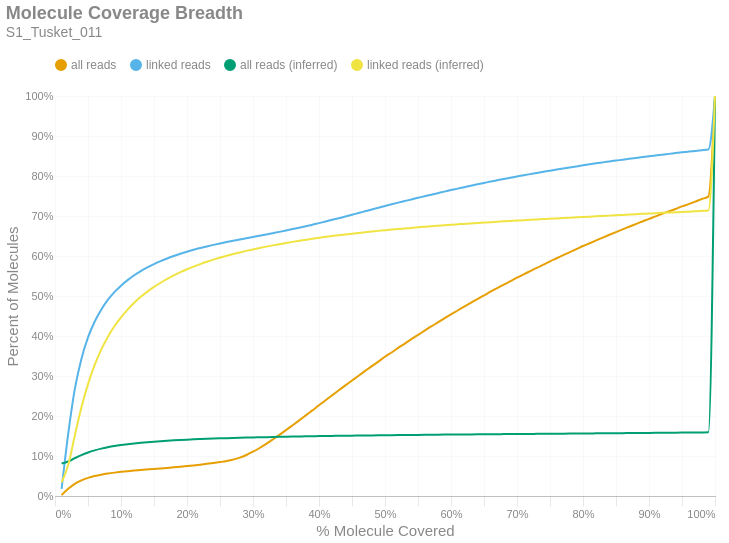

The notebook cell saved with this chart:
### Markdown cell above
### Molecule Read Coverage
This chart shows molecule coverage breadth as computed by the number of bases aligned to that molecule. In other words, "*how much of each unique long molecule is actually sequenced/aligned?*" Keep in mind there is a distinction between sequences and alignments, since some sequences belonging to a particular molecule may not align well and wouldn't appear in the alignment data. This chart also shows molecule coverage breadth as computed by the *inferred fragment* from which the aligned sequences originate. Unlike read coverage, this calculation takes into account the total insert size, including unsequenced gaps between the forward and reverse reads. Like the previous figures, these are cumulative percents.

### Code cell
if SKIPLR:
    print_html(f"Skipped")
else:
    binned_df = consolidated_hist(valids['coverage_bp'], mask, 0.01, True)
    binned_df_inf = consolidated_hist(valids['coverage_inserts'], mask, 0.01, True)
    binned_df = binned_df.with_columns(pl.lit(binned_df_inf['all reads (cumsum)']).alias('all reads (inferred)'))
    binned_df = binned_df.with_columns(pl.lit(binned_df_inf['linked reads (cumsum)']).alias('linked reads (inferred)'))
    binned_df = binned_df.with_columns(
        (pl.col('bin').cast(pl.Float64) + 0.01).alias('right_edge')
    )

    with SafeRender(binned_df):
        (
            density_plot(binned_df, 'Molecule Coverage Breadth', samplename, 'molcov', ['all reads (inferred)','linked reads (inferred)'])
            .encode(
                #x=alt.X('bin:Q', title="% Molecule Covered").axis(format = '%').scale(padding=0),
                x=alt.X('right_edge:Q', title="% Molecule Covered").axis(format='%').scale(padding=0),
                y=alt.Y('value:Q', title='Percent of Molecules')
                    .axis(format='%')
                    .stack(False)
                    .scale(domainMin=0, padding=0),
                color=alt.Color("key:N").scale(domain = ["all reads", "linked reads", "all reads (inferred)", "linked reads (inferred)"]),
                tooltip = [
                    alt.Tooltip("key:N", title = "Data Type"),
                    alt.Tooltip("range_label:N", title="% Molecule Covered"),
                    alt.Tooltip("value:Q", format = ".2%", title="% Molecules")
                ]
            )
        ).display()

### Figure 1 — Vega-Lite specification as saved in the notebook (floating-point values rounded to 4 significant figures)
{"width": "container", "height": 400, "config": {"title": {"anchor": "start", "dy": -15, "fontSize": 18, "color": "#888888", "subtitleColor": "#888888", "subtitleFontSize": 14}, "arc": {"fill": "#0072B2"}, "axis": {"domainColor": "#888888", "domainWidth": 0.5, "gridWidth": 0.2, "grid": false, "titleFontWeight": 400, "titleFontSize": 15, "labelFontSize": 11, "labelColor": "#888888", "tickColor": "#888888", "tickWidth": 0.2, "titleColor": "#888888"}, "axisBand": {"grid": false}, "axisX": {"grid": true, "tickSize": 10, "domainCap": "round"}, "axisY": {"domain": false, "grid": true, "tickSize": 0, "domainCap": "round"}, "background": "transparent", "header": {"labelFontSize": 15, "labelColor": "#888888", "titleFontSize": 15, "titleFontWeight": 600, "titleColor": "#888888"}, "legend": {"labelFont": "sans-serif", "labelFontSize": 12, "labelColor": "#888888", "symbolSize": 100, "symbolType": "circle", "titleFontSize": 12, "titlePadding": 10, "titleColor": "#888888", "title": null, "orient": "top"}, "range": {"category": ["#E69F00", "#56B4E9", "#009E73", "#F0E442", "#0072B2", "#D55E00", "#CC79A7", "#000000"], "diverging": ["#cfe8f3", "#a2d4ec", "#73bfe2", "#46abdb", "#1696d2", "#12719e"]}, "area": {"fill": "#0072B2", "fillOpacity": 0.7, "line": true, "strokeOpacity": 0.7}, "line": {"color": "#0072B2", "stroke": "#0072B2", "strokeWidth": 2}, "trail": {"color": "#0072B2", "stroke": "#0072B2", "strokeWidth": 0, "size": 1}, "point": {"filled": true, "fillOpacity": 1.0, "size": 95}, "text": {"color": "#888888", "fontSize": 11, "align": "right", "fontWeight": 400, "size": 11}, "bar": {"fill": "#0072B2", "stroke": null}, "view": {"stroke": null, "continuousWidth": 660, "continuousHeight": 400}}, "data": {"name": "data-b670cd30874fb66cef974cc2c8df215e"}, "mark": {"type": "line", "interpolate": "monotone", "point": {"opacity": 0, "size": 275}}, "encoding": {"color": {"field": "key", "scale": {"domain": ["all reads", "linked reads", "all reads (inferred)", "linked reads (inferred)"]}, "type": "nominal"}, "tooltip": [{"field": "key", "title": "Data Type", "type": "nominal"}, {"field": "range_label", "title": "% Molecule Covered", "type": "nominal"}, {"field": "value", "format": ".2%", "title": "% Molecules", "type": "quantitative"}], "x": {"axis": {"format": "%"}, "field": "right_edge", "scale": {"padding": 0}, "title": "% Molecule Covered", "type": "quantitative"}, "y": {"axis": {"format": "%"}, "field": "value", "scale": {"domainMin": 0, "padding": 0}, "stack": false, "title": "Percent of Molecules", "type": "quantitative"}}, "params": [{"name": "param_c36ac31b6afebe62", "select": {"type": "point", "fields": ["key"]}, "bind": "legend"}], "title": {"text": "Molecule Coverage Breadth", "subtitle": "S1_Tusket_011"}, "transform": [{"fold": ["all reads (cumsum)", "linked reads (cumsum)", "all reads (inferred)", "linked reads (inferred)"]}, {"calculate": "replace(datum.key, ' (cumsum)', '')", "as": "key"}, {"filter": {"param": "param_c36ac31b6afebe62"}}], "usermeta": {"embedOptions": {"downloadFileName": "S1_Tusket_011.molcov"}}, "$schema": "https://vega.github.io/schema/vega-lite/v6.1.0.json", "datasets": {"data-b670cd30874fb66cef974cc2c8df215e": [{"bin": "0.0", "interval": "0.0-0.01", "all reads": 0.002284, "linked reads": 0.01779, "all reads (cumsum)": 0.002284, "linked reads (cumsum)": 0.01779, "range_label": "0.0-0.01", "all reads (inferred)": 0.08109, "linked reads (inferred)": 0.03393, "right_edge": 0.01}, {"bin": "0.01", "interval": "0.01-0.02", "all reads": 0.0156, "linked reads": 0.1374, "all reads (cumsum)": 0.01789, "linked reads (cumsum)": 0.1552, "range_label": "0.01-0.02", "all reads (inferred)": 0.08618, "linked reads (inferred)": 0.07741, "right_edge": 0.02}, {"bin": "0.02", "interval": "0.02-0.03", "all reads": 0.01263, "linked reads": 0.112, "all reads (cumsum)": 0.03052, "linked reads (cumsum)": 0.2673, "range_label": "0.02-0.03", "all reads (inferred)": 0.09449, "linked reads (inferred)": 0.1512, "right_edge": 0.03}, {"bin": "0.03", "interval": "0.03-0.04", "all reads": 0.008597, "linked reads": 0.07547, "all reads (cumsum)": 0.03912, "linked reads (cumsum)": 0.3427, "range_label": "0.03-0.04", "all reads (inferred)": 0.1023, "linked reads (inferred)": 0.2214, "right_edge": 0.04}, {"bin": "0.04", "interval": "0.04-0.05", "all reads": 0.006135, "linked reads": 0.05374, "all reads (cumsum)": 0.04525, "linked reads (cumsum)": 0.3965, "range_label": "0.04-0.05", "all reads (inferred)": 0.1088, "linked reads (inferred)": 0.2797, "right_edge": 0.05}, {"bin": "0.05", "interval": "0.05-0.06", "all reads": 0.004525, "linked reads": 0.03914, "all reads (cumsum)": 0.04978, "linked reads (cumsum)": 0.4356, "range_label": "0.05-0.06", "all reads (inferred)": 0.1141, "linked reads (inferred)": 0.3271, "right_edge": 0.06}, {"bin": "0.06", "interval": "0.06-0.07", "all reads": 0.003516, "linked reads": 0.03024, "all reads (cumsum)": 0.05329, "linked reads (cumsum)": 0.4658, "range_label": "0.06-0.07", "all reads (inferred)": 0.1184, "linked reads (inferred)": 0.3659, "right_edge": 0.07}, {"bin": "0.07", "interval": "0.07-0.08", "all reads": 0.002832, "linked reads": 0.02426, "all reads (cumsum)": 0.05613, "linked reads (cumsum)": 0.4901, "range_label": "0.07-0.08", "all reads (inferred)": 0.122, "linked reads (inferred)": 0.3977, "right_edge": 0.08}, {"bin": "0.08", "interval": "0.08-0.09", "all reads": 0.002316, "linked reads": 0.01945, "all reads (cumsum)": 0.05844, "linked reads (cumsum)": 0.5096, "range_label": "0.08-0.09", "all reads (inferred)": 0.1249, "linked reads (inferred)": 0.4242, "right_edge": 0.09}, {"bin": "0.09", "interval": "0.09-0.1", "all reads": 0.00201, "linked reads": 0.01635, "all reads (cumsum)": 0.06045, "linked reads (cumsum)": 0.5259, "range_label": "0.09-0.1", "all reads (inferred)": 0.1274, "linked reads (inferred)": 0.4465, "right_edge": 0.1}, {"bin": "0.1", "interval": "0.1-0.11", "all reads": 0.001718, "linked reads": 0.01369, "all reads (cumsum)": 0.06217, "linked reads (cumsum)": 0.5396, "range_label": "0.1-0.11", "all reads (inferred)": 0.1296, "linked reads (inferred)": 0.4661, "right_edge": 0.11}, {"bin": "0.11", "interval": "0.11-0.12", "all reads": 0.001578, "linked reads": 0.01222, "all reads (cumsum)": 0.06375, "linked reads (cumsum)": 0.5518, "range_label": "0.11-0.12", "all reads (inferred)": 0.1315, "linked reads (inferred)": 0.4831, "right_edge": 0.12}, {"bin": "0.12", "interval": "0.12-0.13", "all reads": 0.001394, "linked reads": 0.01044, "all reads (cumsum)": 0.06514, "linked reads (cumsum)": 0.5623, "range_label": "0.12-0.13", "all reads (inferred)": 0.1331, "linked reads (inferred)": 0.4979, "right_edge": 0.13}, {"bin": "0.13", "interval": "0.13-0.14", "all reads": 0.001269, "linked reads": 0.009062, "all reads (cumsum)": 0.06641, "linked reads (cumsum)": 0.5713, "range_label": "0.13-0.14", "all reads (inferred)": 0.1346, "linked reads (inferred)": 0.511, "right_edge": 0.14}, {"bin": "0.14", "interval": "0.14-0.15", "all reads": 0.001264, "linked reads": 0.008325, "all reads (cumsum)": 0.06767, "linked reads (cumsum)": 0.5796, "range_label": "0.14-0.15", "all reads (inferred)": 0.1359, "linked reads (inferred)": 0.5226, "right_edge": 0.15}, {"bin": "0.15", "interval": "0.15-0.16", "all reads": 0.001252, "linked reads": 0.007405, "all reads (cumsum)": 0.06893, "linked reads (cumsum)": 0.5871, "range_label": "0.15-0.16", "all reads (inferred)": 0.1371, "linked reads (inferred)": 0.5332, "right_edge": 0.16}, {"bin": "0.16", "interval": "0.16-0.17", "all reads": 0.001312, "linked reads": 0.006764, "all reads (cumsum)": 0.07024, "linked reads (cumsum)": 0.5938, "range_label": "0.16-0.17", "all reads (inferred)": 0.1381, "linked reads (inferred)": 0.5428, "right_edge": 0.17}, {"bin": "0.17", "interval": "0.17-0.18", "all reads": 0.001404, "linked reads": 0.0061, "all reads (cumsum)": 0.07164, "linked reads (cumsum)": 0.5999, "range_label": "0.17-0.18", "all reads (inferred)": 0.1391, "linked reads (inferred)": 0.5516, "right_edge": 0.18}, {"bin": "0.18", "interval": "0.18-0.19", "all reads": 0.001543, "linked reads": 0.005707, "all reads (cumsum)": 0.07319, "linked reads (cumsum)": 0.6056, "range_label": "0.18-0.19", "all reads (inferred)": 0.14, "linked reads (inferred)": 0.5595, "right_edge": 0.19}, {"bin": "0.19", "interval": "0.19-0.2", "all reads": 0.001633, "linked reads": 0.005113, "all reads (cumsum)": 0.07482, "linked reads (cumsum)": 0.6107, "range_label": "0.19-0.2", "all reads (inferred)": 0.1408, "linked reads (inferred)": 0.5669, "right_edge": 0.2}, {"bin": "0.2", "interval": "0.2-0.21", "all reads": 0.001726, "linked reads": 0.004708, "all reads (cumsum)": 0.07655, "linked reads (cumsum)": 0.6154, "range_label": "0.2-0.21", "all reads (inferred)": 0.1416, "linked reads (inferred)": 0.5736, "right_edge": 0.21}, {"bin": "0.21", "interval": "0.21-0.22", "all reads": 0.001857, "linked reads": 0.004413, "all reads (cumsum)": 0.0784, "linked reads (cumsum)": 0.6199, "range_label": "0.21-0.22", "all reads (inferred)": 0.1423, "linked reads (inferred)": 0.5797, "right_edge": 0.22}, {"bin": "0.22", "interval": "0.22-0.23", "all reads": 0.001965, "linked reads": 0.004036, "all reads (cumsum)": 0.08037, "linked reads (cumsum)": 0.6239, "range_label": "0.22-0.23", "all reads (inferred)": 0.1429, "linked reads (inferred)": 0.5856, "right_edge": 0.23}, {"bin": "0.23", "interval": "0.23-0.24", "all reads": 0.002137, "linked reads": 0.003912, "all reads (cumsum)": 0.0825, "linked reads (cumsum)": 0.6278, "range_label": "0.23-0.24", "all reads (inferred)": 0.1435, "linked reads (inferred)": 0.591, "right_edge": 0.24}, {"bin": "0.24", "interval": "0.24-0.25", "all reads": 0.002367, "linked reads": 0.00367, "all reads (cumsum)": 0.08487, "linked reads (cumsum)": 0.6315, "range_label": "0.24-0.25", "all reads (inferred)": 0.1441, "linked reads (inferred)": 0.596, "right_edge": 0.25}, {"bin": "0.25", "interval": "0.25-0.26", "all reads": 0.002617, "linked reads": 0.003428, "all reads (cumsum)": 0.08749, "linked reads (cumsum)": 0.6349, "range_label": "0.25-0.26", "all reads (inferred)": 0.1446, "linked reads (inferred)": 0.6006, "right_edge": 0.26}, {"bin": "0.26", "interval": "0.26-0.27", "all reads": 0.003426, "linked reads": 0.003297, "all reads (cumsum)": 0.09091, "linked reads (cumsum)": 0.6382, "range_label": "0.26-0.27", "all reads (inferred)": 0.1451, "linked reads (inferred)": 0.6049, "right_edge": 0.27}, {"bin": "0.27", "interval": "0.27-0.28", "all reads": 0.004962, "linked reads": 0.003221, "all reads (cumsum)": 0.09588, "linked reads (cumsum)": 0.6414, "range_label": "0.27-0.28", "all reads (inferred)": 0.1456, "linked reads (inferred)": 0.609, "right_edge": 0.28}, {"bin": "0.28", "interval": "0.28-0.29", "all reads": 0.006665, "linked reads": 0.003114, "all reads (cumsum)": 0.1025, "linked reads (cumsum)": 0.6445, "range_label": "0.28-0.29", "all reads (inferred)": 0.146, "linked reads (inferred)": 0.6129, "right_edge": 0.29}, {"bin": "0.29", "interval": "0.29-0.3", "all reads": 0.008194, "linked reads": 0.003128, "all reads (cumsum)": 0.1107, "linked reads (cumsum)": 0.6477, "range_label": "0.29-0.3", "all reads (inferred)": 0.1464, "linked reads (inferred)": 0.6165, "right_edge": 0.3}, {"bin": "0.3", "interval": "0.3-0.31", "all reads": 0.009239, "linked reads": 0.003063, "all reads (cumsum)": 0.12, "linked reads (cumsum)": 0.6507, "range_label": "0.3-0.31", "all reads (inferred)": 0.1468, "linked reads (inferred)": 0.62, "right_edge": 0.31}, {"bin": "0.31", "interval": "0.31-0.32", "all reads": 0.01023, "linked reads": 0.003112, "all reads (cumsum)": 0.1302, "linked reads (cumsum)": 0.6538, "range_label": "0.31-0.32", "all reads (inferred)": 0.1472, "linked reads (inferred)": 0.6234, "right_edge": 0.32}, {"bin": "0.32", "interval": "0.32-0.33", "all reads": 0.01112, "linked reads": 0.003277, "all reads (cumsum)": 0.1413, "linked reads (cumsum)": 0.6571, "range_label": "0.32-0.33", "all reads (inferred)": 0.1475, "linked reads (inferred)": 0.6266, "right_edge": 0.33}, {"bin": "0.33", "interval": "0.33-0.34", "all reads": 0.01143, "linked reads": 0.003197, "all reads (cumsum)": 0.1528, "linked reads (cumsum)": 0.6603, "range_label": "0.33-0.34", "all reads (inferred)": 0.1479, "linked reads (inferred)": 0.6296, "right_edge": 0.34}, {"bin": "0.34", "interval": "0.34-0.35", "all reads": 0.01185, "linked reads": 0.003348, "all reads (cumsum)": 0.1646, "linked reads (cumsum)": 0.6637, "range_label": "0.34-0.35", "all reads (inferred)": 0.1482, "linked reads (inferred)": 0.6325, "right_edge": 0.35}, {"bin": "0.35", "interval": "0.35-0.36", "all reads": 0.01219, "linked reads": 0.003609, "all reads (cumsum)": 0.1768, "linked reads (cumsum)": 0.6673, "range_label": "0.35-0.36", "all reads (inferred)": 0.1485, "linked reads (inferred)": 0.6353, "right_edge": 0.36}, {"bin": "0.36", "interval": "0.36-0.37", "all reads": 0.01227, "linked reads": 0.003343, "all reads (cumsum)": 0.1891, "linked reads (cumsum)": 0.6706, "range_label": "0.36-0.37", "all reads (inferred)": 0.1488, "linked reads (inferred)": 0.638, "right_edge": 0.37}, {"bin": "0.37", "interval": "0.37-0.38", "all reads": 0.01248, "linked reads": 0.00375, "all reads (cumsum)": 0.2015, "linked reads (cumsum)": 0.6744, "range_label": "0.37-0.38", "all reads (inferred)": 0.1491, "linked reads (inferred)": 0.6406, "right_edge": 0.38}, {"bin": "0.38", "interval": "0.38-0.39", "all reads": 0.01248, "linked reads": 0.003765, "all reads (cumsum)": 0.214, "linked reads (cumsum)": 0.6781, "range_label": "0.38-0.39", "all reads (inferred)": 0.1494, "linked reads (inferred)": 0.643, "right_edge": 0.39}, {"bin": "0.39", "interval": "0.39-0.4", "all reads": 0.01285, "linked reads": 0.004131, "all reads (cumsum)": 0.2269, "linked reads (cumsum)": 0.6823, "range_label": "0.39-0.4", "all reads (inferred)": 0.1497, "linked reads (inferred)": 0.6455, "right_edge": 0.4}, {"bin": "0.4", "interval": "0.4-0.41", "all reads": 0.01237, "linked reads": 0.003983, "all reads (cumsum)": 0.2393, "linked reads (cumsum)": 0.6862, "range_label": "0.4-0.41", "all reads (inferred)": 0.15, "linked reads (inferred)": 0.6478, "right_edge": 0.41}, {"bin": "0.41", "interval": "0.41-0.42", "all reads": 0.0126, "linked reads": 0.004236, "all reads (cumsum)": 0.2519, "linked reads (cumsum)": 0.6905, "range_label": "0.41-0.42", "all reads (inferred)": 0.1502, "linked reads (inferred)": 0.6499, "right_edge": 0.42}, {"bin": "0.42", "interval": "0.42-0.43", "all reads": 0.01247, "linked reads": 0.004082, "all reads (cumsum)": 0.2643, "linked reads (cumsum)": 0.6946, "range_label": "0.42-0.43", "all reads (inferred)": 0.1505, "linked reads (inferred)": 0.652, "right_edge": 0.43}, {"bin": "0.43", "interval": "0.43-0.44", "all reads": 0.0121, "linked reads": 0.004096, "all reads (cumsum)": 0.2764, "linked reads (cumsum)": 0.6987, "range_label": "0.43-0.44", "all reads (inferred)": 0.1507, "linked reads (inferred)": 0.654, "right_edge": 0.44}, {"bin": "0.44", "interval": "0.44-0.45", "all reads": 0.0122, "linked reads": 0.00436, "all reads (cumsum)": 0.2886, "linked reads (cumsum)": 0.703, "range_label": "0.44-0.45", "all reads (inferred)": 0.1509, "linked reads (inferred)": 0.6559, "right_edge": 0.45}, {"bin": "0.45", "interval": "0.45-0.46", "all reads": 0.01215, "linked reads": 0.004544, "all reads (cumsum)": 0.3008, "linked reads (cumsum)": 0.7076, "range_label": "0.45-0.46", "all reads (inferred)": 0.1511, "linked reads (inferred)": 0.6577, "right_edge": 0.46}, {"bin": "0.46", "interval": "0.46-0.47", "all reads": 0.01199, "linked reads": 0.004351, "all reads (cumsum)": 0.3128, "linked reads (cumsum)": 0.7119, "range_label": "0.46-0.47", "all reads (inferred)": 0.1513, "linked reads (inferred)": 0.6596, "right_edge": 0.47}, {"bin": "0.47", "interval": "0.47-0.48", "all reads": 0.0119, "linked reads": 0.004376, "all reads (cumsum)": 0.3247, "linked reads (cumsum)": 0.7163, "range_label": "0.47-0.48", "all reads (inferred)": 0.1515, "linked reads (inferred)": 0.6612, "right_edge": 0.48}, {"bin": "0.48", "interval": "0.48-0.49", "all reads": 0.01122, "linked reads": 0.004338, "all reads (cumsum)": 0.3359, "linked reads (cumsum)": 0.7206, "range_label": "0.48-0.49", "all reads (inferred)": 0.1517, "linked reads (inferred)": 0.6628, "right_edge": 0.49}, {"bin": "0.49", "interval": "0.49-0.5", "all reads": 0.01234, "linked reads": 0.004462, "all reads (cumsum)": 0.3482, "linked reads (cumsum)": 0.7251, "range_label": "0.49-0.5", "all reads (inferred)": 0.1519, "linked reads (inferred)": 0.6645, "right_edge": 0.5}, {"bin": "0.5", "interval": "0.5-0.51", "all reads": 0.01047, "linked reads": 0.004156, "all reads (cumsum)": 0.3587, "linked reads (cumsum)": 0.7292, "range_label": "0.5-0.51", "all reads (inferred)": 0.1521, "linked reads (inferred)": 0.666, "right_edge": 0.51}, {"bin": "0.51", "interval": "0.51-0.52", "all reads": 0.01152, "linked reads": 0.004124, "all reads (cumsum)": 0.3702, "linked reads (cumsum)": 0.7334, "range_label": "0.51-0.52", "all reads (inferred)": 0.1523, "linked reads (inferred)": 0.6674, "right_edge": 0.52}, {"bin": "0.52", "interval": "0.52-0.53", "all reads": 0.01088, "linked reads": 0.004025, "all reads (cumsum)": 0.3811, "linked reads (cumsum)": 0.7374, "range_label": "0.52-0.53", "all reads (inferred)": 0.1525, "linked reads (inferred)": 0.6689, "right_edge": 0.53}, {"bin": "0.53", "interval": "0.53-0.54", "all reads": 0.01094, "linked reads": 0.004082, "all reads (cumsum)": 0.392, "linked reads (cumsum)": 0.7415, "range_label": "0.53-0.54", "all reads (inferred)": 0.1526, "linked reads (inferred)": 0.6703, "right_edge": 0.54}, {"bin": "0.54", "interval": "0.54-0.55", "all reads": 0.01058, "linked reads": 0.003931, "all reads (cumsum)": 0.4026, "linked reads (cumsum)": 0.7454, "range_label": "0.54-0.55", "all reads (inferred)": 0.1528, "linked reads (inferred)": 0.6717, "right_edge": 0.55}, {"bin": "0.55", "interval": "0.55-0.56", "all reads": 0.01069, "linked reads": 0.00404, "all reads (cumsum)": 0.4133, "linked reads (cumsum)": 0.7494, "range_label": "0.55-0.56", "all reads (inferred)": 0.153, "linked reads (inferred)": 0.6731, "right_edge": 0.56}, {"bin": "0.56", "interval": "0.56-0.57", "all reads": 0.01051, "linked reads": 0.003787, "all reads (cumsum)": 0.4238, "linked reads (cumsum)": 0.7532, "range_label": "0.56-0.57", "all reads (inferred)": 0.1531, "linked reads (inferred)": 0.6744, "right_edge": 0.57}, {"bin": "0.57", "interval": "0.57-0.58", "all reads": 0.01005, "linked reads": 0.003843, "all reads (cumsum)": 0.4339, "linked reads (cumsum)": 0.7571, "range_label": "0.57-0.58", "all reads (inferred)": 0.1533, "linked reads (inferred)": 0.6756, "right_edge": 0.58}, {"bin": "0.58", "interval": "0.58-0.59", "all reads": 0.01014, "linked reads": 0.00384, "all reads (cumsum)": 0.444, "linked reads (cumsum)": 0.7609, "range_label": "0.58-0.59", "all reads (inferred)": 0.1534, "linked reads (inferred)": 0.6768, "right_edge": 0.59}, {"bin": "0.59", "interval": "0.59-0.6", "all reads": 0.0102, "linked reads": 0.003869, "all reads (cumsum)": 0.4542, "linked reads (cumsum)": 0.7648, "range_label": "0.59-0.6", "all reads (inferred)": 0.1536, "linked reads (inferred)": 0.678, "right_edge": 0.6}, {"bin": "0.6", "interval": "0.6-0.61", "all reads": 0.009537, "linked reads": 0.003625, "all reads (cumsum)": 0.4638, "linked reads (cumsum)": 0.7684, "range_label": "0.6-0.61", "all reads (inferred)": 0.1537, "linked reads (inferred)": 0.6791, "right_edge": 0.61}, {"bin": "0.61", "interval": "0.61-0.62", "all reads": 0.009738, "linked reads": 0.003692, "all reads (cumsum)": 0.4735, "linked reads (cumsum)": 0.7721, "range_label": "0.61-0.62", "all reads (inferred)": 0.1539, "linked reads (inferred)": 0.6803, "right_edge": 0.62}, {"bin": "0.62", "interval": "0.62-0.63", "all reads": 0.009445, "linked reads": 0.003674, "all reads (cumsum)": 0.4829, "linked reads (cumsum)": 0.7758, "range_label": "0.62-0.63", "all reads (inferred)": 0.154, "linked reads (inferred)": 0.6815, "right_edge": 0.63}, {"bin": "0.63", "interval": "0.63-0.64", "all reads": 0.00941, "linked reads": 0.003539, "all reads (cumsum)": 0.4924, "linked reads (cumsum)": 0.7793, "range_label": "0.63-0.64", "all reads (inferred)": 0.1542, "linked reads (inferred)": 0.6826, "right_edge": 0.64}, {"bin": "0.64", "interval": "0.64-0.65", "all reads": 0.009094, "linked reads": 0.003374, "all reads (cumsum)": 0.5014, "linked reads (cumsum)": 0.7827, "range_label": "0.64-0.65", "all reads (inferred)": 0.1543, "linked reads (inferred)": 0.6836, "right_edge": 0.65}, {"bin": "0.65", "interval": "0.65-0.66", "all reads": 0.009347, "linked reads": 0.00341, "all reads (cumsum)": 0.5108, "linked reads (cumsum)": 0.7861, "range_label": "0.65-0.66", "all reads (inferred)": 0.1544, "linked reads (inferred)": 0.6846, "right_edge": 0.66}, {"bin": "0.66", "interval": "0.66-0.67", "all reads": 0.008764, "linked reads": 0.003283, "all reads (cumsum)": 0.5196, "linked reads (cumsum)": 0.7894, "range_label": "0.66-0.67", "all reads (inferred)": 0.1546, "linked reads (inferred)": 0.6856, "right_edge": 0.67}, {"bin": "0.67", "interval": "0.67-0.68", "all reads": 0.008851, "linked reads": 0.003272, "all reads (cumsum)": 0.5284, "linked reads (cumsum)": 0.7927, "range_label": "0.67-0.68", "all reads (inferred)": 0.1547, "linked reads (inferred)": 0.6866, "right_edge": 0.68}, {"bin": "0.68", "interval": "0.68-0.69", "all reads": 0.008542, "linked reads": 0.003123, "all reads (cumsum)": 0.5369, "linked reads (cumsum)": 0.7958, "range_label": "0.68-0.69", "all reads (inferred)": 0.1549, "linked reads (inferred)": 0.6876, "right_edge": 0.69}, {"bin": "0.69", "interval": "0.69-0.7", "all reads": 0.008719, "linked reads": 0.003026, "all reads (cumsum)": 0.5457, "linked reads (cumsum)": 0.7988, "range_label": "0.69-0.7", "all reads (inferred)": 0.155, "linked reads (inferred)": 0.6886, "right_edge": 0.7}, {"bin": "0.7", "interval": "0.7-0.71", "all reads": 0.008347, "linked reads": 0.003044, "all reads (cumsum)": 0.554, "linked reads (cumsum)": 0.8018, "range_label": "0.7-0.71", "all reads (inferred)": 0.1551, "linked reads (inferred)": 0.6894, "right_edge": 0.71}, {"bin": "0.71", "interval": "0.71-0.72", "all reads": 0.008217, "linked reads": 0.002873, "all reads (cumsum)": 0.5622, "linked reads (cumsum)": 0.8047, "range_label": "0.71-0.72", "all reads (inferred)": 0.1552, "linked reads (inferred)": 0.6904, "right_edge": 0.72}, {"bin": "0.72", "interval": "0.72-0.73", "all reads": 0.008267, "linked reads": 0.00279, "all reads (cumsum)": 0.5705, "linked reads (cumsum)": 0.8075, "range_label": "0.72-0.73", "all reads (inferred)": 0.1554, "linked reads (inferred)": 0.6913, "right_edge": 0.73}, {"bin": "0.73", "interval": "0.73-0.74", "all reads": 0.007898, "linked reads": 0.002877, "all reads (cumsum)": 0.5784, "linked reads (cumsum)": 0.8104, "range_label": "0.73-0.74", "all reads (inferred)": 0.1555, "linked reads (inferred)": 0.6922, "right_edge": 0.74}, {"bin": "0.74", "interval": "0.74-0.75", "all reads": 0.008372, "linked reads": 0.002968, "all reads (cumsum)": 0.5868, "linked reads (cumsum)": 0.8134, "range_label": "0.74-0.75", "all reads (inferred)": 0.1556, "linked reads (inferred)": 0.6931, "right_edge": 0.75}, {"bin": "0.75", "interval": "0.75-0.76", "all reads": 0.007642, "linked reads": 0.002704, "all reads (cumsum)": 0.5944, "linked reads (cumsum)": 0.8161, "range_label": "0.75-0.76", "all reads (inferred)": 0.1558, "linked reads (inferred)": 0.694, "right_edge": 0.76}, {"bin": "0.76", "interval": "0.76-0.77", "all reads": 0.007727, "linked reads": 0.002693, "all reads (cumsum)": 0.6021, "linked reads (cumsum)": 0.8188, "range_label": "0.76-0.77", "all reads (inferred)": 0.1559, "linked reads (inferred)": 0.6949, "right_edge": 0.77}, {"bin": "0.77", "interval": "0.77-0.78", "all reads": 0.007577, "linked reads": 0.002635, "all reads (cumsum)": 0.6097, "linked reads (cumsum)": 0.8214, "range_label": "0.77-0.78", "all reads (inferred)": 0.156, "linked reads (inferred)": 0.6958, "right_edge": 0.78}, {"bin": "0.78", "interval": "0.78-0.79", "all reads": 0.007509, "linked reads": 0.002608, "all reads (cumsum)": 0.6172, "linked reads (cumsum)": 0.824, "range_label": "0.78-0.79", "all reads (inferred)": 0.1562, "linked reads (inferred)": 0.6966, "right_edge": 0.79}, {"bin": "0.79", "interval": "0.79-0.8", "all reads": 0.007708, "linked reads": 0.002686, "all reads (cumsum)": 0.6249, "linked reads (cumsum)": 0.8267, "range_label": "0.79-0.8", "all reads (inferred)": 0.1563, "linked reads (inferred)": 0.6974, "right_edge": 0.8}, {"bin": "0.8", "interval": "0.8-0.81", "all reads": 0.006912, "linked reads": 0.002411, "all reads (cumsum)": 0.6318, "linked reads (cumsum)": 0.8291, "range_label": "0.8-0.81", "all reads (inferred)": 0.1564, "linked reads (inferred)": 0.6983, "right_edge": 0.81}, {"bin": "0.81", "interval": "0.81-0.82", "all reads": 0.007106, "linked reads": 0.002604, "all reads (cumsum)": 0.6389, "linked reads (cumsum)": 0.8317, "range_label": "0.81-0.82", "all reads (inferred)": 0.1566, "linked reads (inferred)": 0.6992, "right_edge": 0.82}, {"bin": "0.82", "interval": "0.82-0.83", "all reads": 0.007112, "linked reads": 0.002371, "all reads (cumsum)": 0.6461, "linked reads (cumsum)": 0.8341, "range_label": "0.82-0.83", "all reads (inferred)": 0.1567, "linked reads (inferred)": 0.7001, "right_edge": 0.83}, {"bin": "0.83", "interval": "0.83-0.84", "all reads": 0.006969, "linked reads": 0.002271, "all reads (cumsum)": 0.653, "linked reads (cumsum)": 0.8363, "range_label": "0.83-0.84", "all reads (inferred)": 0.1569, "linked reads (inferred)": 0.7009, "right_edge": 0.84}, {"bin": "0.84", "interval": "0.84-0.85", "all reads": 0.006832, "linked reads": 0.0023, "all reads (cumsum)": 0.6599, "linked reads (cumsum)": 0.8386, "range_label": "0.84-0.85", "all reads (inferred)": 0.157, "linked reads (inferred)": 0.7018, "right_edge": 0.85}, {"bin": "0.85", "interval": "0.85-0.86", "all reads": 0.006741, "linked reads": 0.002098, "all reads (cumsum)": 0.6666, "linked reads (cumsum)": 0.8407, "range_label": "0.85-0.86", "all reads (inferred)": 0.1571, "linked reads (inferred)": 0.7027, "right_edge": 0.86}, {"bin": "0.86", "interval": "0.86-0.87", "all reads": 0.006621, "linked reads": 0.002311, "all reads (cumsum)": 0.6732, "linked reads (cumsum)": 0.843, "range_label": "0.86-0.87", "all reads (inferred)": 0.1573, "linked reads (inferred)": 0.7035, "right_edge": 0.87}, {"bin": "0.87", "interval": "0.87-0.88", "all reads": 0.006636, "linked reads": 0.002193, "all reads (cumsum)": 0.6799, "linked reads (cumsum)": 0.8452, "range_label": "0.87-0.88", "all reads (inferred)": 0.1574, "linked reads (inferred)": 0.7044, "right_edge": 0.88}, {"bin": "0.88", "interval": "0.88-0.89", "all reads": 0.006479, "linked reads": 0.002093, "all reads (cumsum)": 0.6863, "linked reads (cumsum)": 0.8473, "range_label": "0.88-0.89", "all reads (inferred)": 0.1576, "linked reads (inferred)": 0.7053, "right_edge": 0.89}, {"bin": "0.89", "interval": "0.89-0.9", "all reads": 0.006501, "linked reads": 0.002162, "all reads (cumsum)": 0.6928, "linked reads (cumsum)": 0.8495, "range_label": "0.89-0.9", "all reads (inferred)": 0.1577, "linked reads (inferred)": 0.7061, "right_edge": 0.9}, {"bin": "0.9", "interval": "0.9-0.91", "all reads": 0.006082, "linked reads": 0.002009, "all reads (cumsum)": 0.6989, "linked reads (cumsum)": 0.8515, "range_label": "0.9-0.91", "all reads (inferred)": 0.1578, "linked reads (inferred)": 0.707, "right_edge": 0.91}, {"bin": "0.91", "interval": "0.91-0.92", "all reads": 0.006744, "linked reads": 0.001858, "all reads (cumsum)": 0.7057, "linked reads (cumsum)": 0.8534, "range_label": "0.91-0.92", "all reads (inferred)": 0.158, "linked reads (inferred)": 0.7078, "right_edge": 0.92}, {"bin": "0.92", "interval": "0.92-0.93", "all reads": 0.005785, "linked reads": 0.00196, "all reads (cumsum)": 0.7115, "linked reads (cumsum)": 0.8553, "range_label": "0.92-0.93", "all reads (inferred)": 0.1581, "linked reads (inferred)": 0.7085, "right_edge": 0.93}, {"bin": "0.93", "interval": "0.93-0.94", "all reads": 0.006164, "linked reads": 0.001925, "all reads (cumsum)": 0.7176, "linked reads (cumsum)": 0.8572, "range_label": "0.93-0.94", "all reads (inferred)": 0.1583, "linked reads (inferred)": 0.7093, "right_edge": 0.94}, {"bin": "0.94", "interval": "0.94-0.95", "all reads": 0.006583, "linked reads": 0.001942, "all reads (cumsum)": 0.7242, "linked reads (cumsum)": 0.8592, "range_label": "0.94-0.95", "all reads (inferred)": 0.1584, "linked reads (inferred)": 0.7101, "right_edge": 0.95}, {"bin": "0.95", "interval": "0.95-0.96", "all reads": 0.005418, "linked reads": 0.001798, "all reads (cumsum)": 0.7296, "linked reads (cumsum)": 0.861, "range_label": "0.95-0.96", "all reads (inferred)": 0.1586, "linked reads (inferred)": 0.7109, "right_edge": 0.96}, {"bin": "0.96", "interval": "0.96-0.97", "all reads": 0.006338, "linked reads": 0.001738, "all reads (cumsum)": 0.736, "linked reads (cumsum)": 0.8627, "range_label": "0.96-0.97", "all reads (inferred)": 0.1588, "linked reads (inferred)": 0.7118, "right_edge": 0.97}, {"bin": "0.97", "interval": "0.97-0.98", "all reads": 0.006469, "linked reads": 0.001745, "all reads (cumsum)": 0.7424, "linked reads (cumsum)": 0.8645, "range_label": "0.97-0.98", "all reads (inferred)": 0.159, "linked reads (inferred)": 0.7128, "right_edge": 0.98}, {"bin": "0.98", "interval": "0.98-0.99", "all reads": 0.00604, "linked reads": 0.001798, "all reads (cumsum)": 0.7485, "linked reads (cumsum)": 0.8663, "range_label": "0.98-0.99", "all reads (inferred)": 0.1593, "linked reads (inferred)": 0.7139, "right_edge": 0.99}, {"bin": "0.99", "interval": "0.99-1.0", "all reads": 0.2515, "linked reads": 0.1337, "all reads (cumsum)": 1.0, "linked reads (cumsum)": 1.0, "range_label": "0.99-1.0", "all reads (inferred)": 1.0, "linked reads (inferred)": 1.0, "right_edge": 1.0}]}}
